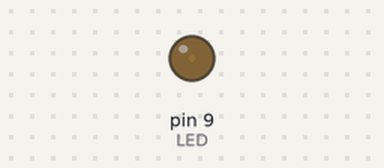
A sketch run on a simulated Arduino Uno, built with avr-gcc and run on an emulated ATmega328P. On the bench: output pins drawn as LEDs (lit = HIGH).

Above: at 0.05 s.
At 1.15 s:
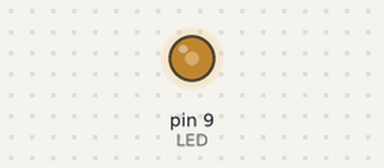
At 2.3 s:
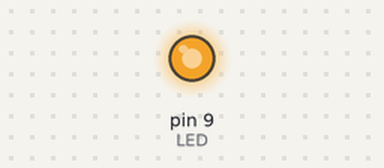
At 4.6 s:
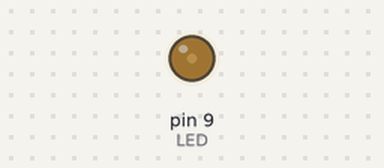
Timing chart, 0 to 6.6 s (numbered marks = the images above):
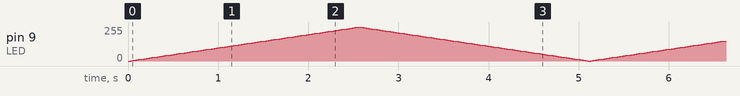

The sketch:

arduino_fade.ino
```cpp
int LED = 9;
int brightness = 0;
int fadePoints = 3;


void setup() {
  pinMode(LED,OUTPUT);

}

void loop() {

  analogWrite(LED,brightness);
  brightness = brightness + fadePoints; //7, 14,21, 28 ... 255

  if(brightness<=0 || brightness >= 255){
    fadePoints= -fadePoints;
  }
  delay(30);

}
```
